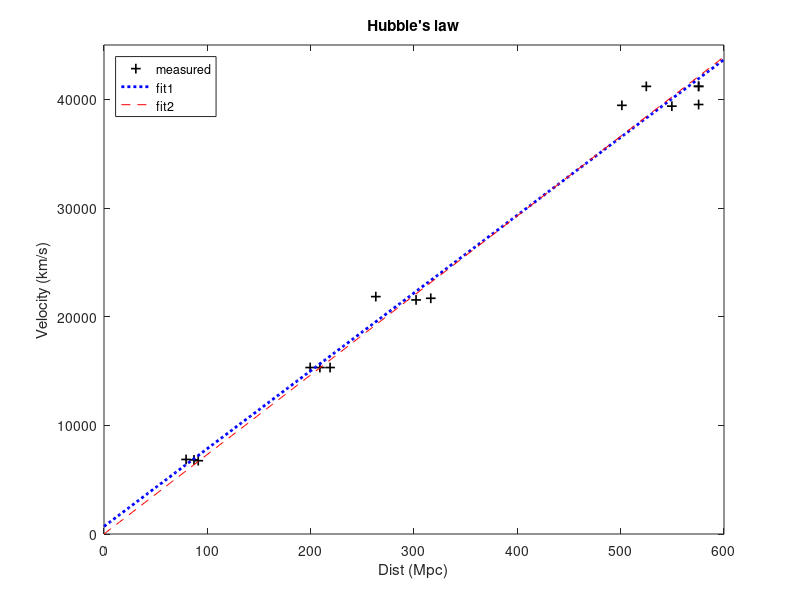

Here is the MATLAB script that generated this plot:
%% Hubble's Law
%%
% By completing Project CLEA, you should now be able to write three arrays
% that include your measured data:
klines = [4474,4474,4476,4134,4136,4134,4022,4025,4024,4452,4452,4448,4214,4218,4220];
hlines = [4514,4514,4512,4172,4170,4172,4058,4058,4058,4490,4492,4492,4256,4256,4258];
appm = [16.6,16.8,16.8,14.5,14.7,14.6,12.8,12.5,12.7,16.5,16.8,16.7,15.4,15.5,15.1];
%%
% Let's calculate the redshift from the wavelength measurements:
zk = (klines-3933.7)./3933.7;
zh = (hlines-3968.5)./3968.5;
%%
% From the redshift, we can calculate the recessional velocities:
vh = 2.99792e5.*zh;
vk = 2.99792e5.*zk;
%%
% Take the average for each galaxy:
avgv = (vh + vk)./2;
%%
% Assuming that each galaxy has the same absolute magnitude, *M=22*:
M = -22;
%%
% Using the apparent magnitudes you recorded, the distance to all of the
% galaxies can be calculated:
dist = 10.^((appm-M+5)/5);
%%
% in the unit of *pc*. Or, in the unit of *Mpc*:
distmpc = dist./1e6;
%%
% Now you should have a redshift-distance relation for all galaxies:
figure(1); clf;
plot(distmpc,avgv,'k+', 'LineWidth', 1.2, 'MarkerSize', 7)
xlabel('Dist (Mpc)')
ylabel('Velocity (km/s)')
title('Hubble''s law')
xlim([0 600]); ylim([0 45000]);
%%
% _(Note the way I put *Hubble's law* in the title!)_
%
% Hubble's law tells us that our data can be fitted by a straight line,
% i.e., a polynomial with degree *1*:
p = polyfit(distmpc,avgv,1)
%%
% This gives us a fitted line of our data if we put *|p|* into the function
% *|polyval|*. Note that, since the data array *|distmpc|* is not sorted in
% ascending or descending way, if you just use:
vfit = polyval(p, distmpc);
%%
% to evaluate the fitted function, when you make plot of *|vfit|* using
% lines, it will look weird. The better way is to define a new array for
% the distance:
newdist = linspace(0, 600, 200);
vfit = polyval(p, newdist);
%%
% Now we can compare the fit to original data:
hold on;
plot(newdist, vfit, 'b:', 'LineWidth',2)
legend('measured', 'fit', 'Location', 'NorthWest');
%%
% This is the best fit of our data. However, note that the y-intercept is
% not zero, which is inconsistent with the idea of Hubble's law.
% 
% Alternatively, as described in the handout, we can apply the magic of 
% matrix math here to find the best slope of the Hubble's law:
a = avgv/distmpc
%%
% _(Basically, in MATLAB, if matrices *|A|* and *|B|* don't have the right
% dimensions to perform matrix division (e.g., *|A|* is not square), the
% right division *|X = B/A|* will be considered to be the solution in the
% least squares sense to the system of equations *|XA = B|*.)_
%
% Therefore, the solution *|a|* provides the slope we want:
plot(newdist, a*newdist, 'r--')
legend('measured', 'fit1', 'fit2', 'Location', 'NorthWest');
%%
%


